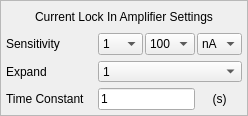
           <widget class="QFrame" name="frame_Current_Lockin_Setting">
            <property name="styleSheet">
             <string notr="true">#frame_Current_Lockin_Setting{
border:1px solid rgb(168,168,168)
}</string>
            </property>
            <property name="frameShape">
             <enum>QFrame::StyledPanel</enum>
            </property>
            <property name="frameShadow">
             <enum>QFrame::Raised</enum>
            </property>
            <layout class="QGridLayout" name="gridLayout_2" rowstretch="1,1,1,0" columnstretch="2,1,1,1">
             <property name="leftMargin">
              <number>5</number>
             </property>
             <property name="topMargin">
              <number>5</number>
             </property>
             <property name="rightMargin">
              <number>5</number>
             </property>
             <property name="bottomMargin">
              <number>5</number>
             </property>
             <property name="horizontalSpacing">
              <number>2</number>
             </property>
             <item row="1" column="3">
              <widget class="QComboBox" name="comboBox_Current_LI_Sensitivity_Unit">
               <property name="minimumSize">
                <size>
                 <width>40</width>
                 <height>20</height>
                </size>
               </property>
               <property name="maximumSize">
                <size>
                 <width>500</width>
                 <height>100</height>
                </size>
               </property>
               <property name="currentIndex">
                <number>1</number>
               </property>
               <item>
                <property name="text">
                 <string>uA</string>
                </property>
               </item>
               <item>
                <property name="text">
                 <string>nA</string>
                </property>
               </item>
               <item>
                <property name="text">
                 <string>pA</string>
                </property>
               </item>
               <item>
                <property name="text">
                 <string>fA</string>
                </property>
               </item>
              </widget>
             </item>
             <item row="1" column="1">
              <widget class="QComboBox" name="comboBox_Current_LI_Sensitivity_1stdigit">
               <property name="minimumSize">
                <size>
                 <width>30</width>
                 <height>20</height>
                </size>
               </property>
               <property name="maximumSize">
                <size>
                 <width>500</width>
                 <height>100</height>
                </size>
               </property>
               <property name="currentIndex">
                <number>2</number>
               </property>
               <item>
                <property name="text">
                 <string>5</string>
                </property>
               </item>
               <item>
                <property name="text">
                 <string>2</string>
                </property>
               </item>
               <item>
                <property name="text">
                 <string>1</string>
                </property>
               </item>
              </widget>
             </item>
             <item row="1" column="0">
              <widget class="QLabel" name="label_Current_LI_Sensitivity">
               <property name="minimumSize">
                <size>
                 <width>60</width>
                 <height>20</height>
                </size>
               </property>
               <property name="styleSheet">
                <string notr="true">#label_ImageNum{
color: rgb(168, 168, 168)
}</string>
               </property>
               <property name="text">
                <string>Sensitivity</string>
               </property>
              </widget>
             </item>
             <item row="1" column="2">
              <widget class="QComboBox" name="comboBox_Current_LI_Sensitivity_2nddigit">
               <property name="minimumSize">
                <size>
                 <width>50</width>
                 <height>20</height>
                </size>
               </property>
               <property name="maximumSize">
                <size>
                 <width>500</width>
                 <height>100</height>
                </size>
               </property>
               <property name="currentIndex">
                <number>0</number>
               </property>
               <item>
                <property name="text">
                 <string>100</string>
                </property>
               </item>
               <item>
                <property name="text">
                 <string>10</string>
                </property>
               </item>
               <item>
                <property name="text">
                 <string>1</string>
                </property>
               </item>
              </widget>
             </item>
             <item row="2" column="0">
              <widget class="QLabel" name="label_Current_LI_Expand">
               <property name="minimumSize">
                <size>
                 <width>60</width>
                 <height>20</height>
                </size>
               </property>
               <property name="styleSheet">
                <string notr="true">#label_ImageNum{
color: rgb(168, 168, 168)
}</string>
               </property>
               <property name="text">
                <string>Expand</string>
               </property>
              </widget>
             </item>
             <item row="2" column="1" colspan="3">
              <widget class="QComboBox" name="comboBox_Current_LI_Expand">
               <property name="minimumSize">
                <size>
                 <width>50</width>
                 <height>20</height>
                </size>
               </property>
               <property name="maximumSize">
                <size>
                 <width>500</width>
                 <height>100</height>
                </size>
               </property>
               <property name="currentIndex">
                <number>0</number>
               </property>
               <item>
                <property name="text">
                 <string>1</string>
                </property>
               </item>
               <item>
                <property name="text">
                 <string>10</string>
                </property>
               </item>
               <item>
                <property name="text">
                 <string>100</string>
                </property>
               </item>
              </widget>
             </item>
             <item row="0" column="0" colspan="4">
              <widget class="QLabel" name="label_Current_LI_Settings">
               <property name="minimumSize">
                <size>
                 <width>60</width>
                 <height>20</height>
                </size>
               </property>
               <property name="styleSheet">
                <string notr="true">#label_ImageNum{
color: rgb(168, 168, 168)
}</string>
               </property>
               <property name="text">
                <string>Current Lock In Amplifier Settings</string>
               </property>
               <property name="alignment">
                <set>Qt::AlignCenter</set>
               </property>
              </widget>
             </item>
             <item row="3" column="0">
              <widget class="QLabel" name="label_Current_LI_Timeconstant">
               <property name="minimumSize">
                <size>
                 <width>60</width>
                 <height>20</height>
                </size>
               </property>
               <property name="styleSheet">
                <string notr="true">#label_ImageNum{
color: rgb(168, 168, 168)
}</string>
               </property>
               <property name="text">
                <string>Time Constant</string>
               </property>
              </widget>
             </item>
             <item row="3" column="1" colspan="2">
              <widget class="QLineEdit" name="lineEdit_currentTC">
               <property name="minimumSize">
                <size>
                 <width>50</width>
                 <height>20</height>
                </size>
               </property>
               <property name="maximumSize">
                <size>
                 <width>200</width>
                 <height>16777215</height>
                </size>
               </property>
               <property name="text">
                <string>1</string>
               </property>
              </widget>
             </item>
             <item row="3" column="3">
              <widget class="QLabel" name="label_MinVoltage_Unit_11">
               <property name="minimumSize">
                <size>
                 <width>20</width>
                 <height>20</height>
                </size>
               </property>
               <property name="toolTip">
                <string notr="true"/>
               </property>
               <property name="text">
                <string>(s)</string>
               </property>
               <property name="alignment">
                <set>Qt::AlignCenter</set>
               </property>
              </widget>
             </item>
            </layout>
           </widget>
